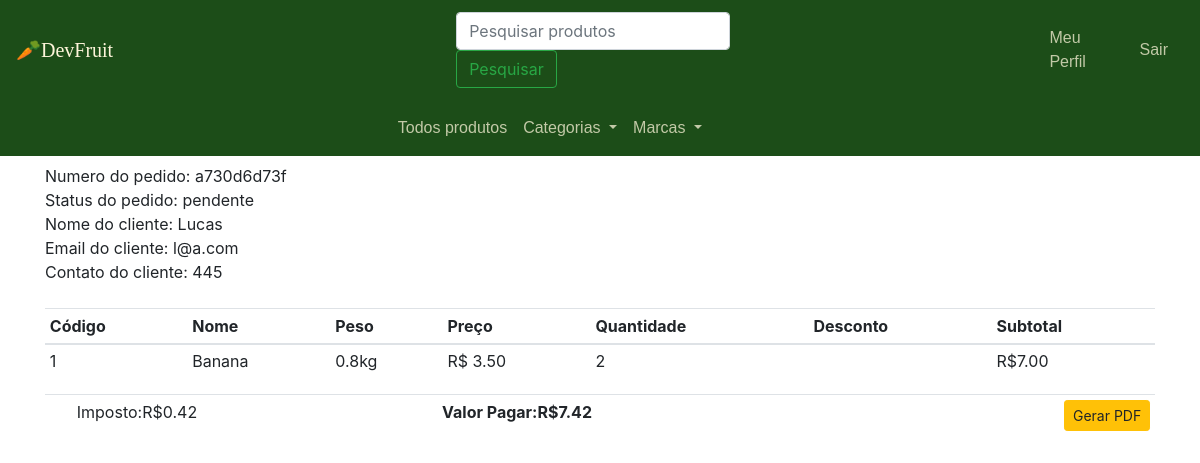
Screenshot of /pedidos/a730d6d73f (signed in) with the database file from the repository.
### loja/cliente/models.py (models this page shows, shortened)
class Pedido(db.Model):
    id = db.Column(db.Integer, primary_key=True)
    notafiscal= db.Column(db.String(20), unique=True, nullable=False)
    status= db.Column(db.String(20), default='pendente', nullable = False)
    cliente_id= db.Column(db.Integer, unique=False, nullable=False)
    data_criado= db.Column(db.DateTime, default=datetime.now,nullable=False)
    pedido= db.Column(JsonEcodedDict)

class Cliente(db.Model, UserMixin):
    id = db.Column(db.Integer, primary_key=True)
    name= db.Column(db.String(70), unique=False)
    cpf= db.Column(db.Integer, nullable = False, unique=True)
    contact= db.Column(db.String(70), unique=False)
    email= db.Column(db.String(70), unique=False)
    password= db.Column(db.String(70), unique=False)
    confirm= db.Column(db.String(70), unique=False)
    state= db.Column(db.String(70), unique=False)
    city= db.Column(db.String(70), unique=False)
    address= db.Column(db.String(70), unique=False)
    cep= db.Column(db.String(70), unique=False)
    profile = db.Column(db.String(70), unique=False, default='profile.jpg')
    data_criado = db.Column(db.DateTime, nullable=False, default=datetime.utcnow)

### loja/cliente/rotas.py (the view)
@app.route('/pedidos/<notafiscal>')
@login_required
def pedidos(notafiscal):
    if current_user.is_authenticated:
        gTotal = 0
        subTotal = 0
        cliente_id = current_user.id
        cliente = Cliente.query.filter_by(id=cliente_id).first()
        pedidos = Pedido.query.filter_by(cliente_id=cliente_id, notafiscal=notafiscal).order_by(Pedido.id.desc()).first()
        for _key, produto in pedidos.pedido.items():
            desconto = (produto['discount']/100) * float(produto['price'])
            subTotal += float(produto['price'])*int(produto['quantity'])
            subTotal -= desconto
            imposto = ("%.2f" % (.06 * float(subTotal)))
            gTotal =  ("%.2f" % (1.06 * float(subTotal)))
    else:
        return redirect(url_for('clienteLogin'))
    return render_template('cliente/pedido.html', notafiscal=notafiscal, imposto=imposto, subTotal=subTotal, gTotal=gTotal, cliente=cliente, pedidos=pedidos)

### loja/cliente/models.py (called while the page is built)
@login_manager.user_loader
def user_carregar(user_id):
    return Cliente.query.get(user_id)

    def process_result_value(self,value,dialect):
        if value is None:
            return {}
        else:
            return json.loads(value)

### loja/templates/cliente/pedido.html (shortened to what this page needs)
{% extends "layouts.html" %}
{% block content %}
{% include "navbar.html" %}
<div class="container mt-2">
    <div class="row">
        <div class="col-md-12">
            Numero do pedido: {{pedidos.notafiscal}}
            <br>
            Status do pedido: {{pedidos.status}}
            <br>
            Nome do cliente: {{cliente.name}}
            <br>
            Email do cliente: {{cliente.email}}
            <br>
            Contato do cliente: {{cliente.contact}}
            <br>
            <br>
        <table class="table table-sm">
            <thead>
                <th>Código</th>
                <th>Nome</th>
                <th>Peso</th>
                <th>Preço</th>
                <th>Quantidade</th>
                <th>Desconto</th>
                <th>Subtotal</th>
            </thead>
            <tbody>
                {%for key, produto in pedidos.pedido.items() %}
                {% set discount = "%0.2f" | format((produto.discount/100)* produto.price|float)%}
                <tr>
                    <td>{{loop.index}}</td>
                    <td>{{produto.name}}</td>
                        <td>{{produto.weight}}kg</td>
                        <td>R$ {{produto.price}}</td>
                        <td>{{produto.quantity}}</td>
                        {% if produto.discount > 0 %}
                        <td>{{produto.discount}}%&nbsp;=R${{discount}}</td>
                        {% else %}
                        <td></td>
                        {% endif %}
                        {% set subtotal = produto.quantity|int * produto.price|float %}
                        <td>R${{"%0.2f"|format((subtotal|float)-discount|float)}}</td>
                    </tr>
                    {% endfor %}
                </tbody>
            </table>
            <table class="table table-sm">
                <tr>
                    <td >
                    </td>
                    <td >Imposto:R${{imposto}}</td>
                    {% if pedidos.status == 'Pago' %}
                    <td colspan="9"><b>Valor Pago:R${{gTotal}}</b></td>
                    {% else %}
                    <td colspan="9"><b>Valor Pagar:R${{gTotal}}</b></td>
                    {% endif %}
                    <td>
                        <form action="{{url_for('get_pdf', notafiscal=pedidos.notafiscal)}}" method="POST">
                           <button type="submit" class="btn btn-warning btn-sm float-right">Gerar PDF</button>
                        </form>
                    </td>
                </tr>
            </table>
    </div>
  </div>
</div>
{% endblock content %}

### loja/static/css/index.css (style rules this page uses)
body { margin: 0; background-color: #ffffff; }
.container { margin-top: 15px; margin-bottom: 15px; }

### rows the page displays
Pedido: notafiscal "a730d6d73f", status "pendente"
Cliente: name "Lucas", email "l@a.com", contact "445"

### other values shown
{{ produto.name }} "Banana"
{{ produto.weight }} "0.8"
{{ produto.price }} "3.50"
{{ produto.quantity }} "2"
{{ "%0.2f"|format((subtotal|float)-discount|float) }} "7.00"
{{ imposto }} "0.42"
{{ gTotal }} "7.42"
